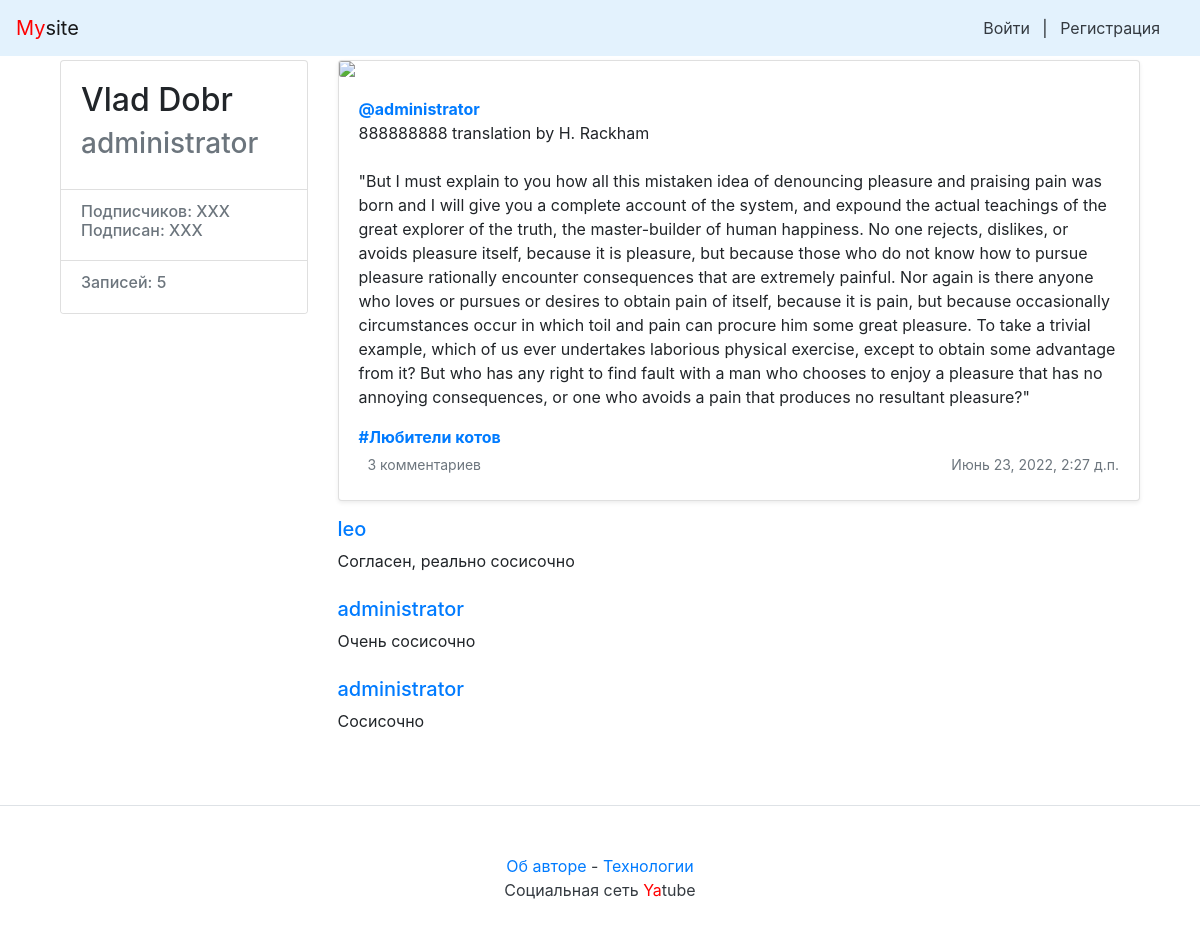
Page /administrator/56/ on the earlier database version.
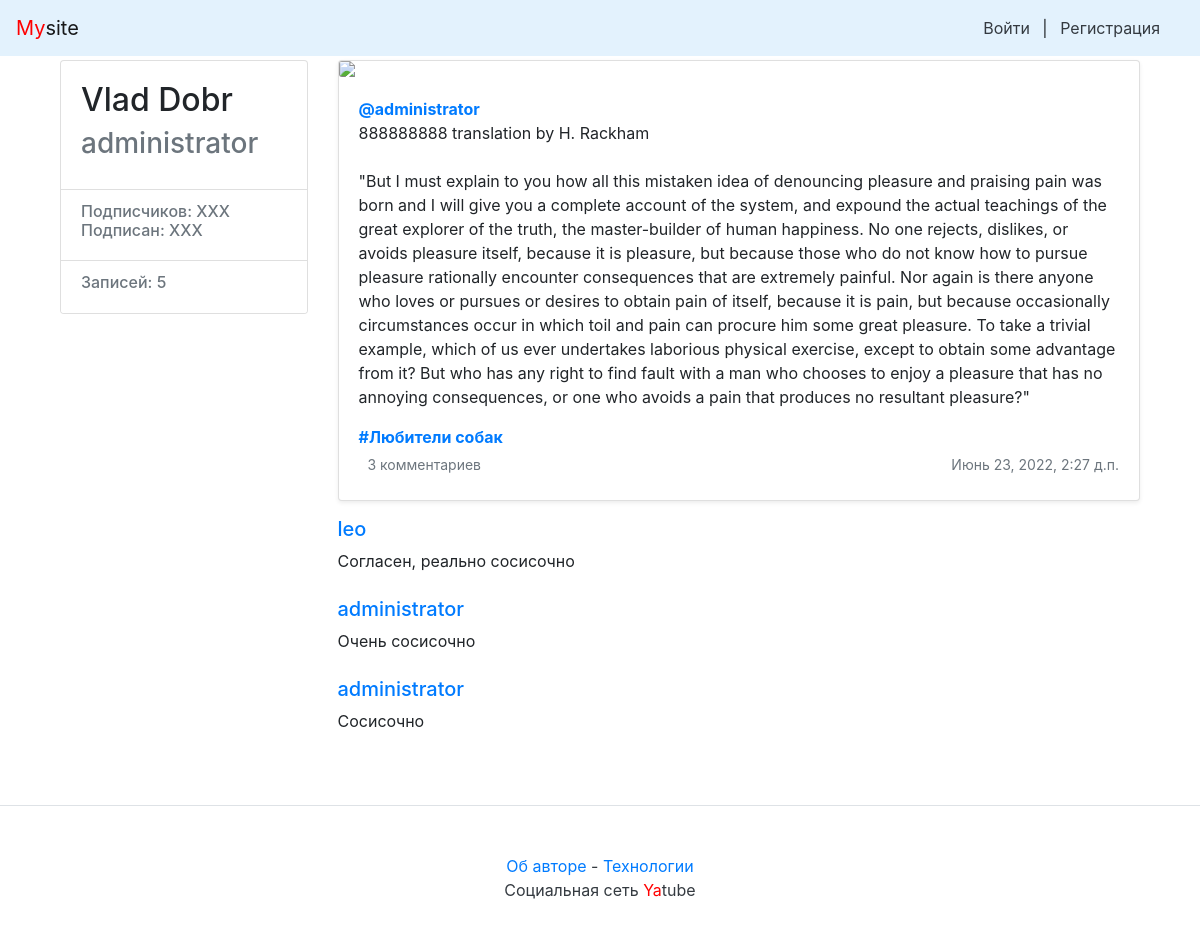
Same page on the later database version.
### posts/models.py (models this page shows, shortened)
class Post(models.Model):
    text = models.TextField(verbose_name='Текст записи')
    pub_date = models.DateTimeField('Дата публикации', auto_now_add=True, db_index=True)
    author = models.ForeignKey(User, on_delete=models.CASCADE, related_name="posts")  # author_posts
    group = models.ForeignKey(Group, on_delete=models.CASCADE, related_name="posts",  # group_posts
                              blank=True, null=True, verbose_name='Группа')
    image = models.ImageField(upload_to='posts/', blank=True, null=True)
    class Meta:
        ordering = ['-pub_date']

class Group(models.Model):
    title = models.CharField(max_length=200)
    slug = models.SlugField(unique=True)
    description = models.TextField()

### posts/views.py (the view)
# urls.py: path('<str:username>/<int:post_id>/', views.post_view, name='post'),
def post_view(request, username, post_id):
    profile_id = User.objects.get(username=username)
    post_list = Post.objects.filter(author_id=profile_id)  # noqa
    post = post_list.get(id=post_id)
    cnt_of_posts = post_list.count()
    comments_list = Comment.objects.filter(post_id=post_id)  # noqa
    form = CommentForm(instance=None)
    context = {'post': post,
               'cnt_of_posts': cnt_of_posts,
               'username': post.author,
               'form': form,
               'items': comments_list,
               }
    response = render(request, "post.html", context)
    return response

### templates/post.html (shortened to what this page needs)
{% extends "base.html" %}
{% block content %}
<main role="main" class="container">
    <div class="row">
            <div class="col-md-3 mb-3 mt-1">
                <div class="card">
                        <div class="card-body">
                                <div class="h2">
                                    {{ username.get_full_name }}
                                </div>
                                <div class="h3 text-muted">
                                     {{ username }}
                                </div>
                        </div>
                        <ul class="list-group list-group-flush">
                                <li class="list-group-item">
                                        <div class="h6 text-muted">
                                        Подписчиков: XXX <br />
                                        Подписан: XXX
                                        </div>
                                </li>
                                <li class="list-group-item">
                                        <div class="h6 text-muted">
                                            Записей: {{ cnt_of_posts }}
                                        </div>
                                </li>
                        </ul>
                </div>
        </div>
        <div class="col-md-9">
            {% include "post_item.html" with post=post %}
            {% include 'comments.html' %}
     </div>
    </div>
</main>
{% endblock %}

### templates/post_item.html (shortened to what this page needs)
<div class="card mb-3 mt-1 shadow-sm">
    {% load thumbnail %}
    {% thumbnail post.image "960x339" crop="center" upscale=True as im %}
    <img class="card-img" src="{{ im.url }}" />
    {% endthumbnail %}
    <div class="card-body">
        <p class="card-text">
            <a name="post_{{ post.id }}" href="{% url 'profile' post.author.username %}">
                <strong class="d-block text-gray-dark">@{{ post.author }}</strong>
            </a>
            {{ post.text|linebreaksbr }}
        </p>
        {% if post.group %}
        <a class="card-link muted" href="{% url 'group' post.group.slug %}">
                <strong class="d-block text-gray-dark">#{{ post.group.title }}</strong>
        </a>
        {% endif %}
        <div class="d-flex justify-content-between align-items-center">
            <div class="btn-group ">
                <a class="btn btn-sm text-muted" href="{% url 'post' post.author.username post.id %}" role="button">
                    {% if post.comments.exists %}
                    {{ post.comments.count }} комментариев
                    {% else%}
                    Добавить комментарий
                    {% endif %}
                </a>
            </div>
            <small class="text-muted">{{ post.pub_date }}</small>
        </div>
    </div>
</div>

Differences in the rows shown:
changed Post "administrator": group "Любители котов" → "Любители собак"
